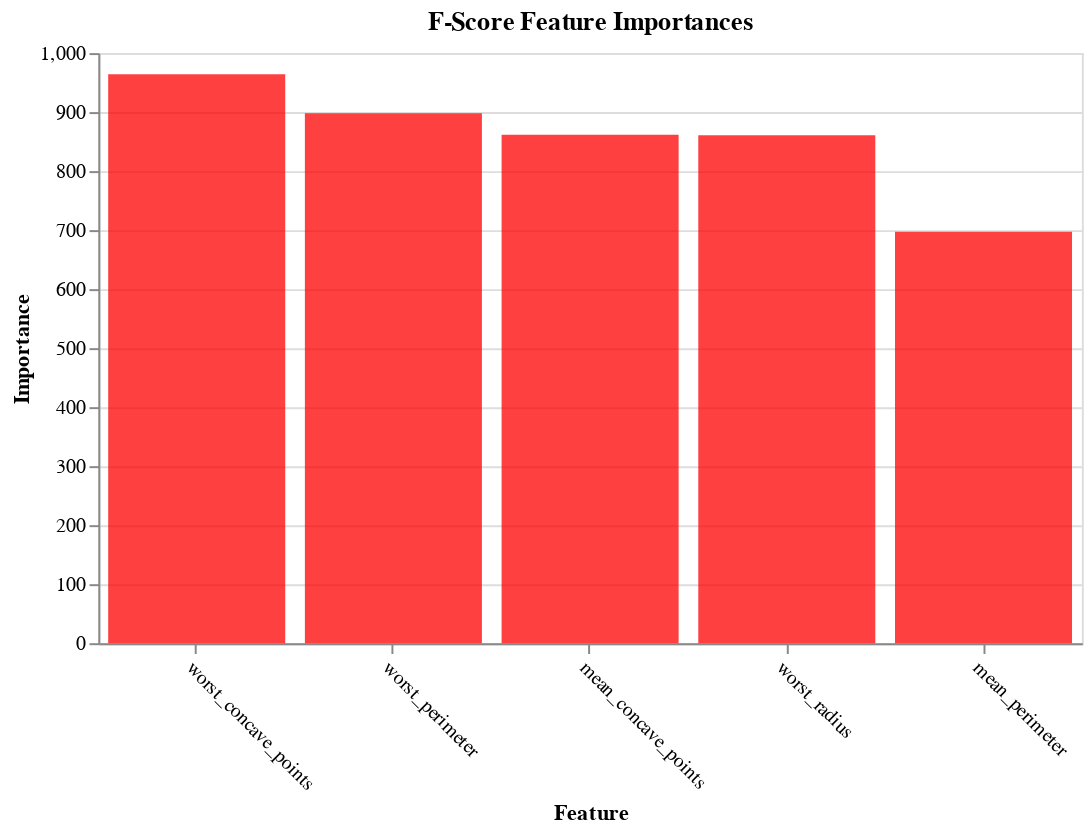

Here is the notebook cell this chart was saved with:
### Code cell
plot_imp(best_features_fscore, feature_importances_fscore, 'F-Score', 'red')

### Figure 1 — Vega-Lite specification as saved in the notebook (floating-point values rounded to 4 significant figures)
{"$schema": "https://vega.github.io/schema/vega-lite/v2.6.0.json", "config": {"view": {"height": 300, "width": 400}}, "data": {"name": "data-d49299f26e4f904e798a3815d2f06797"}, "datasets": {"data-d49299f26e4f904e798a3815d2f06797": [{"features": "worst_concave_points", "importances": 964.4}, {"features": "worst_perimeter", "importances": 897.9}, {"features": "mean_concave_points", "importances": 861.7}, {"features": "worst_radius", "importances": 860.8}, {"features": "mean_perimeter", "importances": 697.2}]}, "encoding": {"x": {"axis": {"labelAngle": 45}, "field": "features", "sort": null, "title": "Feature", "type": "nominal"}, "y": {"field": "importances", "title": "Importance", "type": "quantitative"}}, "mark": {"color": "red", "opacity": 0.75, "type": "bar"}, "title": "F-Score Feature Importances", "width": 500}
